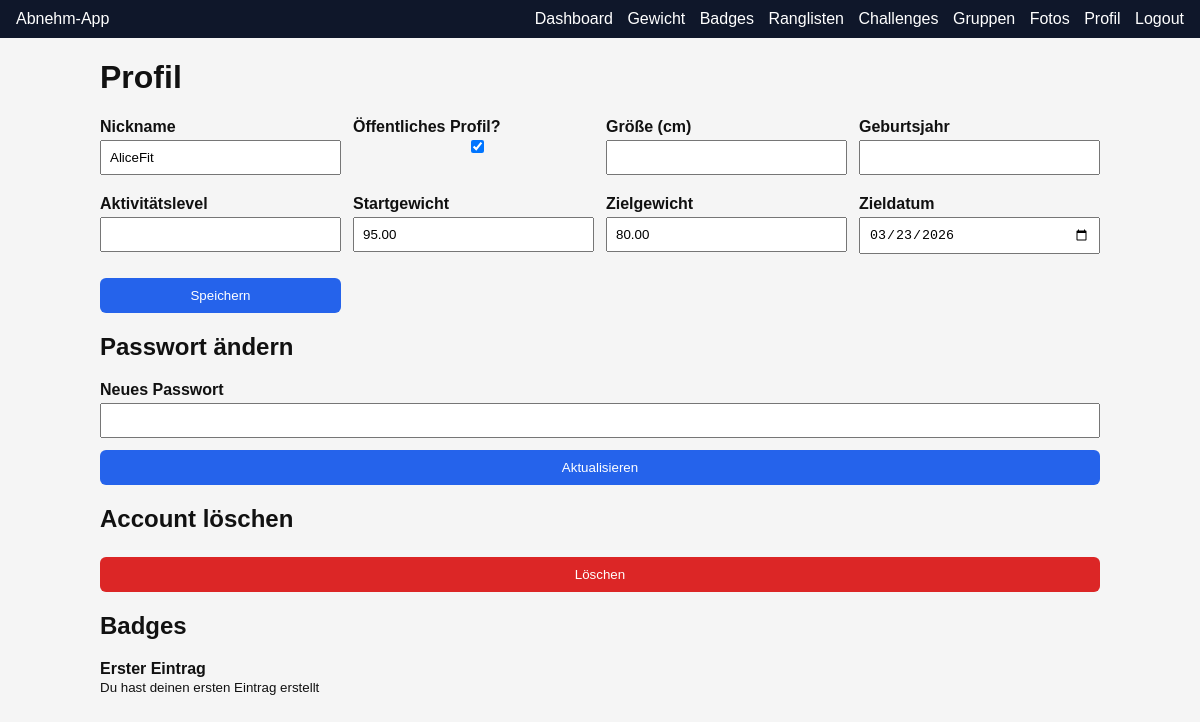
Screenshot of /profile (signed in) with the database file from the repository.
### tables this page shows
CREATE TABLE users (
    id INT AUTO_INCREMENT PRIMARY KEY,
    email VARCHAR(255) NOT NULL UNIQUE,
    nickname VARCHAR(100) NOT NULL UNIQUE,
    password_hash VARCHAR(255) NOT NULL,
    password_token VARCHAR(64) NULL,
    password_token_expires DATETIME NULL,
    created_at DATETIME,
    updated_at DATETIME,
    is_public TINYINT DEFAULT 1,
    height_cm INT NULL,
    birth_year INT NULL,
    activity_level VARCHAR(20) NULL,
    start_weight DECIMAL(5,2) NULL,
    goal_weight DECIMAL(5,2) NULL,
    goal_date DATE NULL,
    streak_freeze_credits INT DEFAULT 1,
    deleted_at DATETIME NULL
);

CREATE TABLE user_badges (
    user_id INT NOT NULL,
    badge_id INT NOT NULL,
    awarded_at DATETIME,
    PRIMARY KEY (user_id, badge_id),
    FOREIGN KEY (user_id) REFERENCES users(id) ON DELETE CASCADE,
    FOREIGN KEY (badge_id) REFERENCES badges(id) ON DELETE CASCADE
);

CREATE TABLE badges (
    id INT AUTO_INCREMENT PRIMARY KEY,
    code VARCHAR(50) UNIQUE,
    title VARCHAR(150),
    description TEXT
);

### app/routes.php (called while the page is built, shortened)
<?php
$routes = [
    'GET' => [
        '/' => ['DashboardController', 'index'],
        '/login' => ['AuthController', 'showLogin'],
        '/register' => ['AuthController', 'showRegister'],
        '/logout' => ['AuthController', 'logout'],
        '/password/forgot' => ['AuthController', 'showForgot'],
        '/password/reset' => ['AuthController', 'showReset'],
        '/profile' => ['ProfileController', 'show'],
        '/weighins' => ['WeighInController', 'index'],
        '/weighins/export' => ['ExportImportController', 'export'],
        '/import' => ['ExportImportController', 'showImport'],
        '/badges' => ['BadgeController', 'index'],
        '/leaderboards' => ['LeaderboardController', 'index'],
        '/groups' => ['GroupController', 'index'],
        '/challenges' => ['ChallengeController', 'index'],
        '/photos' => ['PhotoController', 'index'],
    ],
    'POST' => [
        '/login' => ['AuthController', 'login'],
        '/register' => ['AuthController', 'register'],
        '/password/forgot' => ['AuthController', 'forgot'],
        '/password/reset' => ['AuthController', 'reset'],
        '/profile/update' => ['ProfileController', 'update'],
        '/profile/password' => ['ProfileController', 'changePassword'],
        '/profile/delete' => ['ProfileController', 'delete'],
        '/weighins/create' => ['WeighInController', 'create'],
        '/weighins/import' => ['ExportImportController', 'import'],
        '/groups/create' => ['GroupController', 'create'],
        '/groups/join' => ['GroupController', 'join'],
        '/groups/{id}/remove' => ['GroupController', 'removeMember'],
        '/challenges/join' => ['ChallengeController', 'join'],
        '/photos/upload' => ['PhotoController', 'upload'],
    ],
];

### app/bootstrap.php (called while the page is built, shortened)
<?php
spl_autoload_register(function ($class) {
    $prefix = 'App\\';
    $base_dir = __DIR__ . '/';
    $len = strlen($prefix);
    $relative_class = substr($class, $len);
    $file = $base_dir . str_replace('\\', '/', $relative_class) . '.php';
});
function view(string $template, array $data = []) {
    extract($data);
    require __DIR__ . '/views/' . $template . '.php';
    return ob_get_clean();
}
function e($value) {
    return htmlspecialchars((string)$value, ENT_QUOTES, 'UTF-8');
}
function auth_user() {
    return $_SESSION['user'] ?? null;
}

### app/controllers/ProfileController.php (called while the page is built, shortened)
<?php
class ProfileController
{
    private \PDO $pdo;
    private User $users;
    public function __construct(\PDO $pdo)
    {
        $this->pdo = $pdo;
        $this->users = new User($pdo);
    }
    public function show()
    {
        $user = $this->users->findById(auth_user()['id']);
        $badges = (new \App\Models\UserBadge($this->pdo))->userBadges($user['id']);
        return view('profile/show', ['title' => 'Profil', 'user' => $user, 'badges' => $badges]);
    }
}

### app/models/User.php (called while the page is built, shortened)
<?php
class User
{
    private \PDO $pdo;
    public function __construct(\PDO $pdo)
    {
        $this->pdo = $pdo;
    }
    public function findById(int $id)
    {
        $stmt = $this->pdo->prepare('SELECT * FROM users WHERE id = :id AND deleted_at IS NULL');
        $stmt->execute(['id' => $id]);
        return $stmt->fetch();
    }
}

### app/models/UserBadge.php (called while the page is built, shortened)
<?php
class UserBadge
{
    private \PDO $pdo;
    public function __construct(\PDO $pdo) { $this->pdo = $pdo; }
    public function userBadges(int $userId)
    {
        $stmt = $this->pdo->prepare('SELECT b.* , ub.awarded_at FROM user_badges ub JOIN badges b ON b.id=ub.badge_id WHERE ub.user_id=:uid ORDER BY ub.awarded_at DESC');
        $stmt->execute(['uid' => $userId]);
        return $stmt->fetchAll();
    }
}

### app/views/profile/show.php (the view, shortened to what this page needs)
<h1>Profil</h1>
<form method="POST" action="/profile/update" class="grid">
    <label>Nickname<br><input type="text" name="nickname" value="<?= e($user['nickname']) ?>" required></label>
    <label>Öffentliches Profil?<br><input type="checkbox" name="is_public" <?= $user['is_public'] ? 'checked' : '' ?>></label>
    <label>Größe (cm)<br><input type="number" name="height_cm" value="<?= e($user['height_cm']) ?>"></label>
    <label>Geburtsjahr<br><input type="number" name="birth_year" value="<?= e($user['birth_year']) ?>"></label>
    <label>Aktivitätslevel<br><input type="text" name="activity_level" value="<?= e($user['activity_level']) ?>"></label>
    <label>Startgewicht<br><input type="number" step="0.1" name="start_weight" value="<?= e($user['start_weight']) ?>"></label>
    <label>Zielgewicht<br><input type="number" step="0.1" name="goal_weight" value="<?= e($user['goal_weight']) ?>"></label>
    <label>Zieldatum<br><input type="date" name="goal_date" value="<?= e($user['goal_date']) ?>"></label>
    <button type="submit">Speichern</button>
</form>
<h2>Passwort ändern</h2>
<form method="POST" action="/profile/password">
    <label>Neues Passwort<br><input type="password" name="password" required></label>
    <button type="submit">Aktualisieren</button>
</form>
<h2>Account löschen</h2>
<form method="POST" action="/profile/delete" onsubmit="return confirm('Wirklich löschen?');">
    <button type="submit" class="danger">Löschen</button>
</form>
<h2>Badges</h2>
<ul class="badges">
    <?php foreach ($badges as $b): ?>
        <li><strong><?= e($b['title']) ?></strong><br><small><?= e($b['description']) ?></small></li>
    <?php endforeach; ?>
</ul>
<?php $content = ob_get_clean(); include __DIR__ . '/../layout.php'; ?>

### public/index.php (shortened to what this page needs)
<?php
require __DIR__ . '/../app/bootstrap.php';
$path = parse_url($_SERVER['REQUEST_URI'], PHP_URL_PATH) ?? '/';
$method = $_SERVER['REQUEST_METHOD'];
require __DIR__ . '/../app/routes.php';
foreach ($routes[$method] as $pattern => $handler) {
    $regex = '#^' . preg_replace('#\{([a-zA-Z0-9_]+)\}#', '(?P<$1>[^/]+)', $pattern) . '$#';
    if (preg_match($regex, $path, $matches)) {
        foreach ($matches as $k => $v) {
            if (is_int($k)) unset($matches[$k]);
        }
        [$controller, $action] = $handler;
        $instance = new $controllerClass($pdo);
        echo $instance->$action($matches);
        exit;
    }
}

### app/views/layout.php (shortened to what this page needs)
<!DOCTYPE html>
<html lang="de">
<head>
    <link rel="stylesheet" href="/assets/css/app.css">
</head>
<body>
<nav class="nav">
    <div class="nav-left">Abnehm-App</div>
    <div class="nav-right">
        <?php if (auth_user()): ?>
            <a href="/">Dashboard</a>
            <a href="/weighins">Gewicht</a>
            <a href="/badges">Badges</a>
            <a href="/leaderboards">Ranglisten</a>
            <a href="/challenges">Challenges</a>
            <a href="/groups">Gruppen</a>
            <a href="/photos">Fotos</a>
            <a href="/profile">Profil</a>
            <a href="/logout">Logout</a>
        <?php else: ?>
            <a href="/login">Login</a>
            <a href="/register">Registrieren</a>
        <?php endif; ?>
    </div>
</nav>
<main class="container">
    <?= $content ?? '' ?>
</main>
</body>
</html>

### public/assets/css/app.css (style rules this page uses)
body { font-family: Arial, sans-serif; margin:0; padding:0; background:#f5f5f5; color:#111; }
.nav { display:flex; justify-content:space-between; align-items:center; padding:10px 16px; background:#0f172a; color:#fff; }
.nav a { color:#fff; margin-left:10px; text-decoration:none; }
.container { max-width:1000px; margin:20px auto; padding:0 16px; }
.grid { display:grid; grid-template-columns:repeat(auto-fit,minmax(220px,1fr)); gap:12px; margin-bottom:16px; }
label { display:block; font-weight:600; margin-bottom:8px; }
input, select, button, textarea { width:100%; padding:8px; margin-top:4px; box-sizing:border-box; }
button, .button { background:#2563eb; color:#fff; border:none; padding:10px 14px; border-radius:6px; cursor:pointer; text-decoration:none; display:inline-block; }
button.danger { background:#dc2626; }
.badges { list-style:none; padding:0; display:grid; grid-template-columns:repeat(auto-fit,minmax(200px,1fr)); gap:10px; }

### rows the page displays
users: nickname "AliceFit", is_public "☑", start_weight "95.00", goal_weight "80.00", goal_date "03/23/2026"
user_badges: badge.title "Erster Eintrag", badge.description "Du hast deinen ersten Eintrag erstellt"
